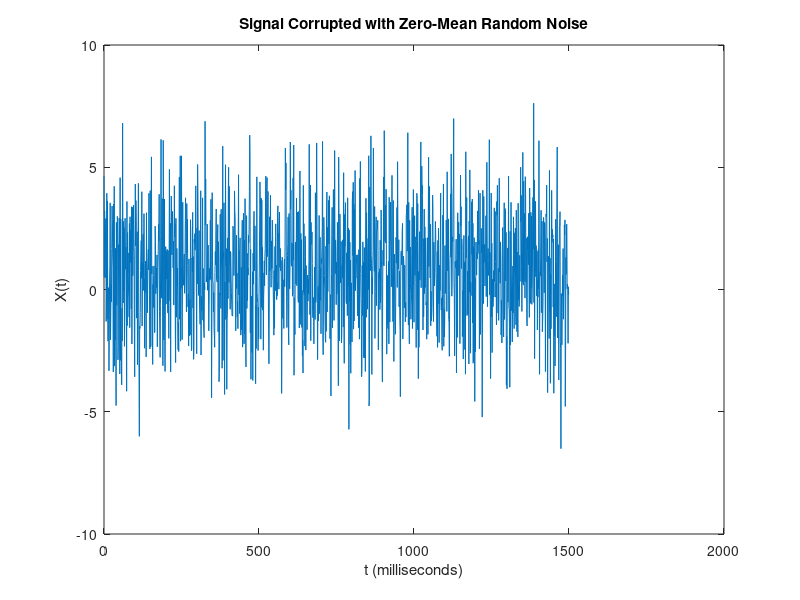

Reproduce this figure in MATLAB. (Note: this script raises an error after producing the figure.)
%Alright, we need to figure this out.
%Frank needs to correctly use the spectrum to separate the timeseries.

%Sampling frequency: 1 kHz
%Signal duration: 1.5 seconds

Fs = 1000;            % Sampling frequency                    
T = 1/Fs;             % Sampling period       
L = 1500;             % Length of signal
t = (0:L-1)*T;        % Time vector

S = 0.8 + 0.7*sin(2*pi*50*t) + sin(2*pi*120*t);

data = S + 2*randn(size(t));

figure()
plot(1000*t,data)
title("Signal Corrupted with Zero-Mean Random Noise")
xlabel("t (milliseconds)")
ylabel("X(t)")

Y = fft(data)



f = Fs/L*(0:(L/2));
plot(f,P1,"LineWidth",3) 
title("Single-Sided Amplitude Spectrum of X(t)")
xlabel("f (Hz)")
ylabel("|P1(f)|")


figure()
plot(Fs/L*(0:L-1),abs(Y),"LineWidth",3)
title("Complex Magnitude of fft Spectrum")
xlabel("f (Hz)")
ylabel("|fft(X)|")
figure()
plot(Fs/L*(-L/2:L/2-1),abs(fftshift(Y)),"LineWidth",3)
title("fft Spectrum in the Positive and Negative Frequencies")
xlabel("f (Hz)")
ylabel("|fft(X)|")


Y = fft(S);
P2 = abs(Y/L);
P1 = P2(1:L/2+1);
P1(2:end-1) = 2*P1(2:end-1);
figure()
plot(f,P1,"LineWidth",3) 
title("Single-Sided Amplitude Spectrum of S(t)")
xlabel("f (Hz)")
ylabel("|P1(f)|")

%%


Fs = 1000;                    % Sampling frequency
T = 1/Fs;                     % Sampling period
L = 1000;                     % Length of signal
t = (0:L-1)*T;                % Time vector

x1 = cos(2*pi*50*t);          % First row wave
x2 = cos(2*pi*150*t);         % Second row wave
x3 = cos(2*pi*300*t);         % Third row wave

data = [x1; x2; x3];

figure()
for i = 1:3
    subplot(3,1,i)
    plot(t(1:100),data(i,1:100))
    title("Row " + num2str(i) + " in the Time Domain")
end


dim = 2;
Y = fft(data,L,dim);
P2 = abs(Y/L);
P1 = P2(:,1:L/2+1);
P1(:,2:end-1) = 2*P1(:,2:end-1);

figure()
for i=1:3
    subplot(3,1,i)
    plot(0:(Fs/L):(Fs/2-Fs/L),P1(i,1:L/2))
    title("Row " + num2str(i) + " in the Frequency Domain")
end

%%
% Okay, gotta experiment with my data
% 1hz = 1 per second
% 1/3600 Hz = 1 per hour? I think
% Frank ran "deepCutz"

Fs = 1/3600;        % Sampling Frequency
T = 1/Fs            % Sample Period
L = length(receiverData{5}.HourlyDets)          % Length of Signal
% L = length(receiverData{5}.HourlyDets)
t = (0:L-1)*T;

%Testing my data
T = receiverData{5}.DT
% T2 = receiverData{5}.DT
data = receiverData{5}.HourlyDets;
% X2 = receiverData{5}.HourlyDets;



figure()
plot(T,data)
title("Row in the Time Domain")

%
Y = fft(data,L);
% Y2 = fft(X2,L2);

figure()
plot(Fs/L*(0:L-1),abs(Y),"LineWidth",3)
title("Complex Magnitude of fft Spectrum")
xlabel("f (Hz)")
ylabel("|fft(X)|")


%
figure()
plot(Fs/L*(-L/2:L/2-1),abs(fftshift(Y)),"LineWidth",3)
title("fft Spectrum in the Positive and Negative Frequencies")
xlabel("f (Hz)")
ylabel("|fft(X)|")


P2 = abs(Y/L);
P1 = P2(1:L/2+1);
P1(2:end-1) = 2*P1(2:end-1);


f = Fs/L*(0:(L/2));
plot(f,P1,"LineWidth",3) 
title("Single-Sided Amplitude Spectrum of X(t),NoFilter")
xlabel("f (Hz)")
ylabel("|P1(f)|")


%%
%Off reef is super obvious: tides and daily.
%On reef is not. Need to look at lowpass/highpass filters, or windowing.
Fs = 1/3600;        % Sampling Frequency
T = 1/Fs            % Sample Period
L = length(receiverData{5}.HourlyDets)          % Length of Signal
% L = length(receiverData{5}.HourlyDets)
t = (0:L-1)*T;


clearvars
%Testing my data
T = receiverData{4}.DT
% T2 = receiverData{5}.DT
data = receiverData{4}.HourlyDets;
% X2 = receiverData{5}.HourlyDets;




%40 hour pass
wpass = 1/(40*3600);


dataHighFilter = highpass(data,wpass);
dataLowFilter   = lowpass(data,wpass);

Y = fft(dataHighFilter,L);
% Y2 = fft(X2,L2);

figure()
plot(Fs/L*(0:L-1),abs(Y),"LineWidth",3)
title("Complex Magnitude of fft Spectrum")
xlabel("f (Hz)")
ylabel("|fft(X)|")


%
figure()
plot(Fs/L*(-L/2:L/2-1),abs(fftshift(Y)),"LineWidth",3)
title("fft Spectrum in the Positive and Negative Frequencies")
xlabel("f (Hz)")
ylabel("|fft(X)|")


P2 = abs(Y/L);
P1 = P2(1:L/2+1);
P1(2:end-1) = 2*P1(2:end-1);


f = Fs/L*(0:(L/2));
plot(f,P1,"LineWidth",3) 
title("Single-Sided Amplitude Spectrum of X(t), HighFilter")
xlabel("f (Hz)")
ylabel("|P1(f)|")

%
Y = fft(dataLowFilter,L);
% Y2 = fft(X2,L2);

figure()
plot(Fs/L*(0:L-1),abs(Y),"LineWidth",3)
title("Complex Magnitude of fft Spectrum")
xlabel("f (Hz)")
ylabel("|fft(X)|")


%
figure()
plot(Fs/L*(-L/2:L/2-1),abs(fftshift(Y)),"LineWidth",3)
title("fft Spectrum in the Positive and Negative Frequencies")
xlabel("f (Hz)")
ylabel("|fft(X)|")


P2 = abs(Y/L);
P1 = P2(1:L/2+1);
P1(2:end-1) = 2*P1(2:end-1);


f = Fs/L*(0:(L/2));
plot(f,P1,"LineWidth",3) 
title("Single-Sided Amplitude Spectrum of X(t), LowFilter")
xlabel("f (Hz)")
ylabel("|P1(f)|")
